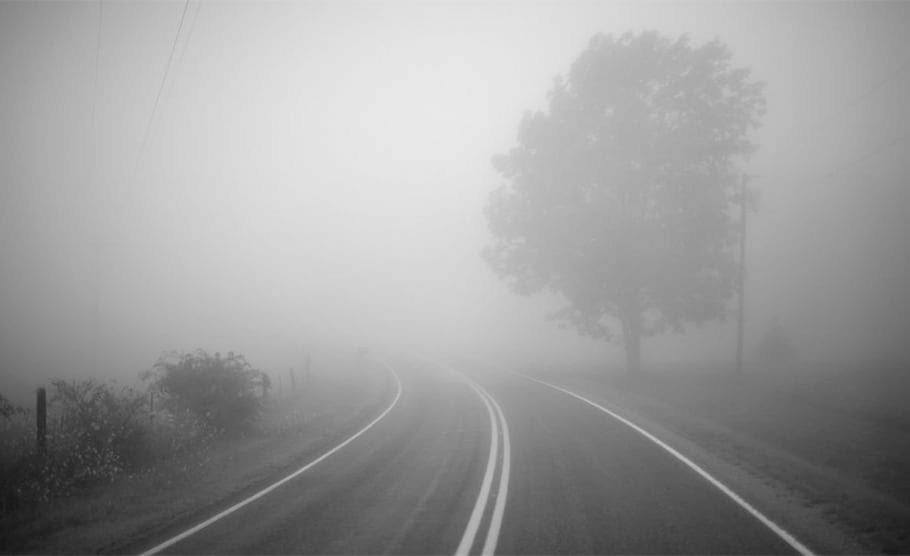
#> input picture UTEC/COMPUTER_VISION/Imagens/nevoa.jpg, 910 x 556 px, found by its file name
$ python CLAHE.py
#> lines starting #> are read from the running program, lines starting #| are printed output that depends on the picture
import cv2 #importa biblioteca OpenCV

import numpy as np
from matplotlib import pyplot as grafico

#Carregando e mostrando imagem
imagem = cv2.imread("nevoa.jpg", 0)
#> imagem is the input picture: shape (556, 910); min 20, max 233, mean 155.9
cv2.imshow("Original", imagem)
#Histograma com da imagem original
grafico.title("Original")
grafico.hist(imagem.ravel(), 256, [0,256], color = "k")
grafico.show()
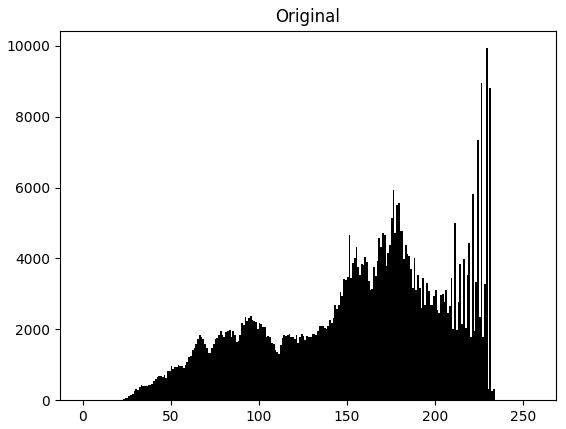
#> figure drawn by matplotlib, 1 panel; tallest bar 9934 high, from x = 229 to 230

#Gera imagem com histograma Equalizado (global)
imagemEqua = cv2.equalizeHist(imagem)
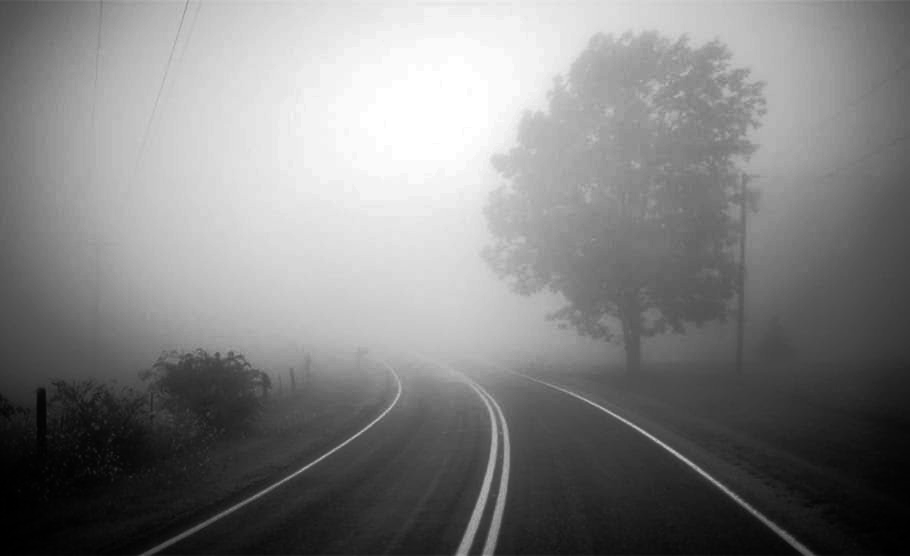
#> imagemEqua: shape (556, 910); min 0, max 255, mean 128.4
cv2.imshow("Imagem Equalizada", imagemEqua)
#Gera seu Histograma
grafico.title("Histograma Equalizado")
grafico.hist(imagemEqua.ravel(), 256, [0,256], color = 'k')
grafico.show()
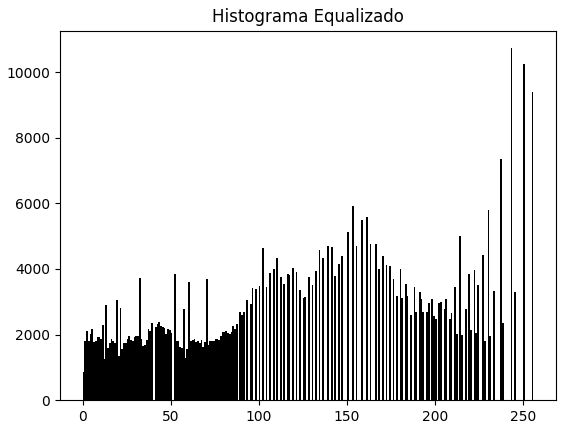
#> figure drawn by matplotlib, 1 panel; tallest bar 10727 high, from x = 243 to 244

# Cria um objeto CLAHE
clahe = cv2.createCLAHE(clipLimit=2.0, tileGridSize=(8,8))
imagemClahe = clahe.apply(imagem)
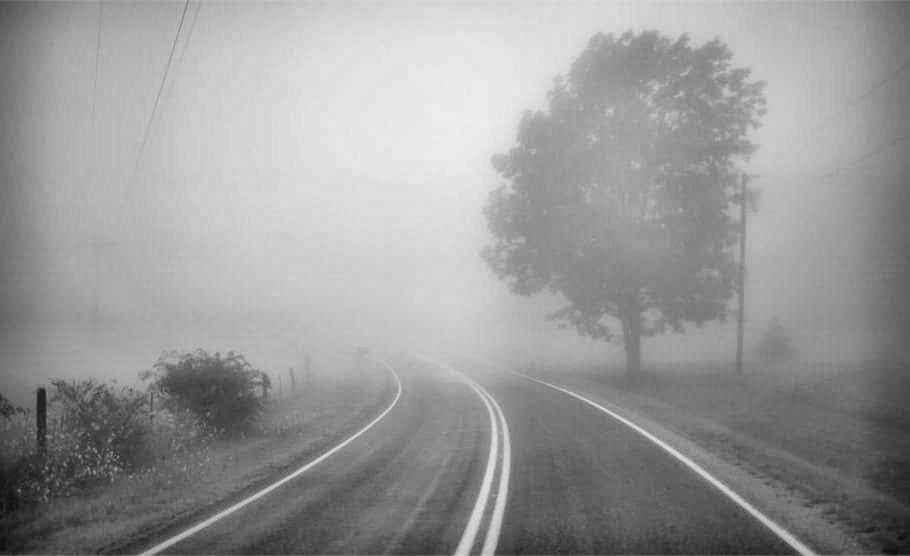
#> imagemClahe: shape (556, 910); min 14, max 238, mean 153.1
cv2.imwrite("Clahe.jpg", imagemClahe)
cv2.imshow("Após CLAHE", imagemClahe)
#Mostra histograma da imagem após CLAHE
grafico.title("Após Clahe")
grafico.hist(imagemClahe.ravel(), 256, [0,256], color="k")
grafico.show()
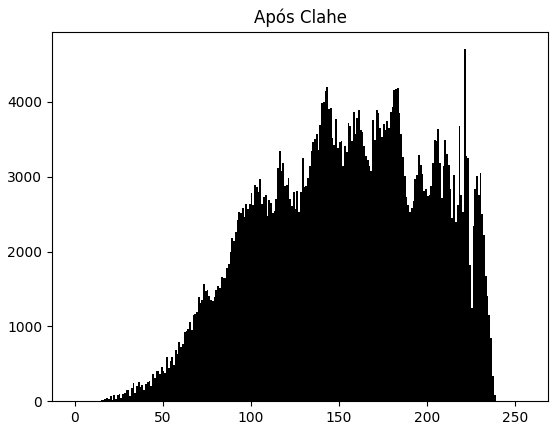
#> figure drawn by matplotlib, 1 panel; tallest bar 4704 high, from x = 221 to 222


cv2.waitKey(0)
cv2.destroyAllWindows()

$ run again, with UTEC/COMPUTER_VISION/Imagens/baboon.jpg copied over UTEC/COMPUTER_VISION/Imagens/nevoa.jpg
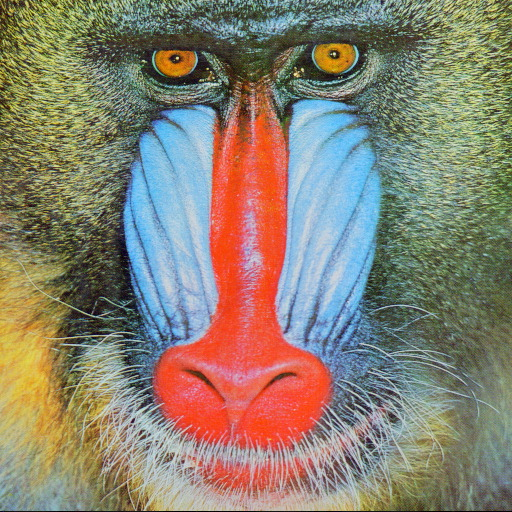
#> input picture UTEC/COMPUTER_VISION/Imagens/baboon.jpg, 512 x 512 px, found by its file name
#> `imagemClahe = clahe.apply(imagem)`:
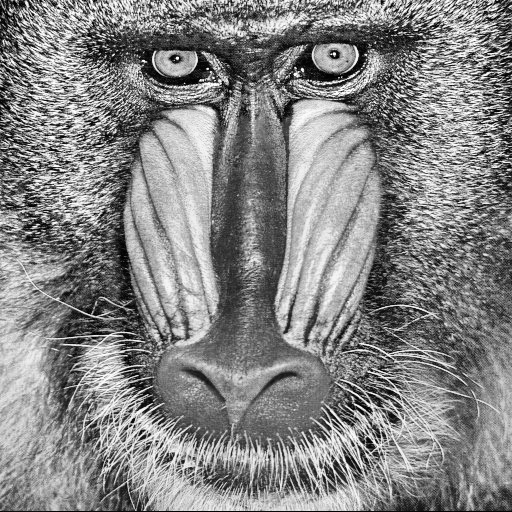
#> imagemClahe: shape (512, 512); min 0, max 255, mean 132.4
#> `grafico.show()`:
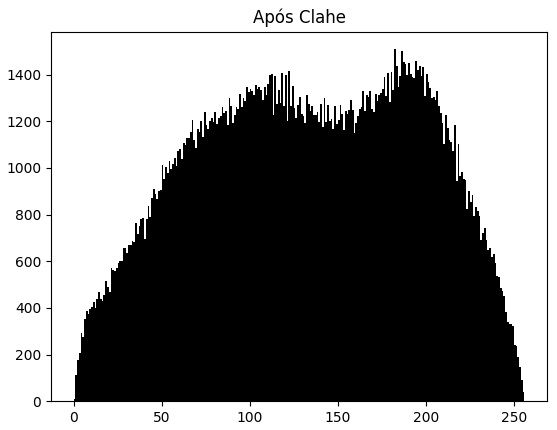
#> figure drawn by matplotlib, 1 panel; tallest bar 1509 high, from x = 182 to 183

$ run again, with UTEC/COMPUTER_VISION/Imagens/c3.jpg copied over UTEC/COMPUTER_VISION/Imagens/nevoa.jpg
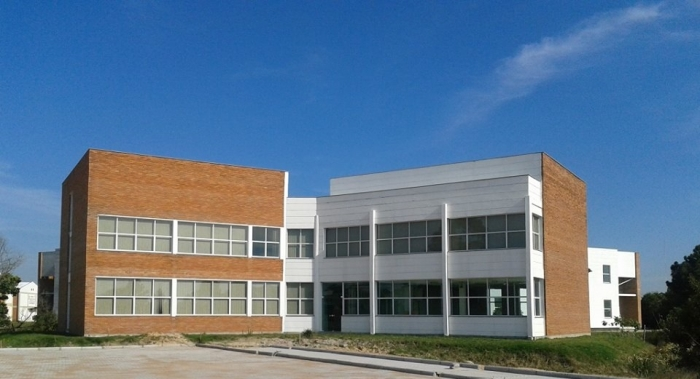
#> input picture UTEC/COMPUTER_VISION/Imagens/c3.jpg, 700 x 379 px, found by its file name
#> `imagemClahe = clahe.apply(imagem)`:
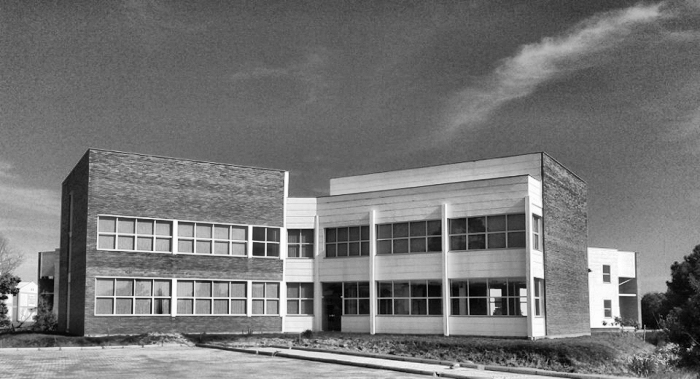
#> imagemClahe: shape (379, 700); min 1, max 255, mean 117.8
#> `grafico.show()`:
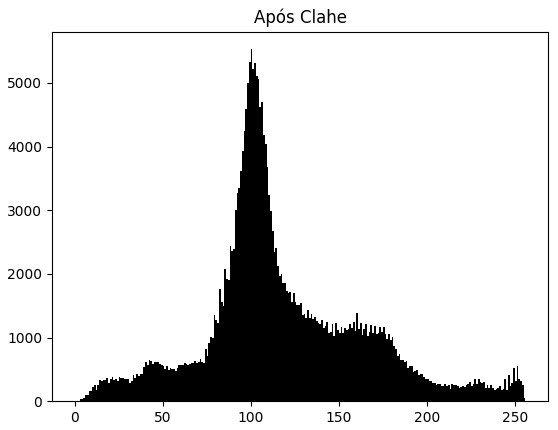
#> figure drawn by matplotlib, 1 panel; tallest bar 5531 high, from x = 100 to 101
